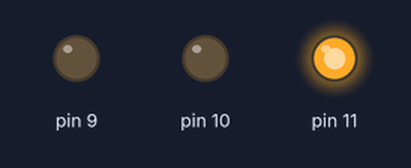
Simulated run of this sketch. Board: Arduino Uno, built with avr-gcc and run on an emulated ATmega328P. Parts: output pins drawn as LEDs (lit = HIGH).

Above: at 0.1 s.
Timing chart, 0 to 1.6 s (numbered marks = the images above):
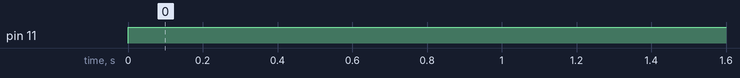

The sketch:

sketch_apr14a.ino
```cpp
//9 Blue
//10 Red
//11 Green

void setup() {
  // put your setup code here, to run once:
  pinMode(9, OUTPUT);
  pinMode(10,OUTPUT);
  pinMode(11,OUTPUT);

  digitalWrite(9,LOW);
  digitalWrite(10,LOW);
  digitalWrite(11,LOW);
}

void loop() {
  // put your main code here, to run repeatedly:
  analogWrite(11,255);
}
```

Measured:
- by itself, pin 11: LOW → HIGH at 0.00 s
